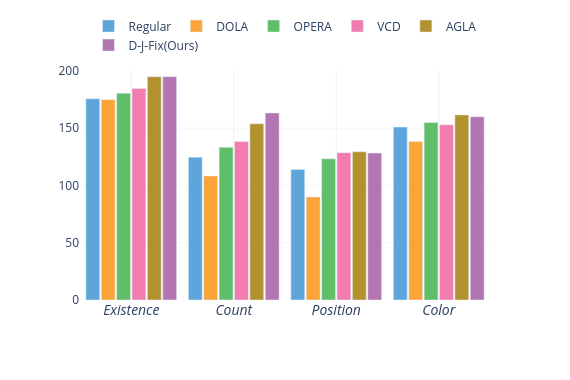

The notebook cell this image was saved under:
### Code cell
import plotly.express as px
import pandas as pd

# Data
data = {
    "Method": ["Regular", "DOLA", "OPERA", "VCD", "AGLA", "D-J-Fix(Ours)"],
    "Existence": [175.67, 175, 180.67, 184.66, 195, 195],
    "Count": [124.67, 108.33, 133.33, 138.33, 153.89, 163.34],
    "Position": [114, 90, 123.33, 128.67, 129.44, 128.34],
    "Color": [151, 138.33, 155, 153, 161.67, 160],
    # "Total": [565.34, 511.66, 592.33, 604.66, 640, 646.68]
}

df = pd.DataFrame(data)
df_long = df.melt(id_vars='Method', var_name='Category', value_name='Score')

# Professional color palette
custom_colors = {
    "Regular": "#5DA5DA",       # blue
    "DOLA": "#FAA43A",          # orange
    "OPERA": "#60BD68",         # green
    "VCD": "#F17CB0",           # pink
    "AGLA": "#B2912F",          # gold-brown
    "D-J-Fix(Ours)": "#B276B2"  # purple
}

# Create bar plot
fig = px.bar(
    df_long,
    x="Category",
    y="Score",
    color="Method",
    barmode="group",
    color_discrete_map=custom_colors,
    text_auto=False  # no numbers on bars
)

# Layout adjustments
fig.update_layout(
    width=570,
    height=380,
    bargap=0.1,        # ↓ reduced spacing between groups (default ~0.15)
    bargroupgap=0.1,   # ↓ reduced spacing within each group
    xaxis_title=None,
    yaxis_title=None,
    xaxis=dict(
        tickfont=dict(size=14, style='italic'),
        showgrid=True,
        gridcolor='rgba(200,200,200,0.3)',  # subtle vertical grid lines
        zeroline=False
    ),
    yaxis=dict(
        range=[0, 200],
        tickfont=dict(size=12),
        showgrid=True,
        gridcolor='rgba(230,230,230,0.4)',
        zeroline=False
    ),
    legend=dict(
        title=None,
        orientation='h',
        yanchor='bottom',
        y=1.05,
        xanchor='center',
        x=0.5,
        font=dict(size=12)
    ),
    plot_bgcolor='white'
)

fig.show()

### Figure 1 — Plotly figure (JSON) as saved in the notebook; plotly's stock layout.template omitted (floating-point values rounded to 4 significant figures)
{"data": [{"alignmentgroup": "True", "hovertemplate": "Method=Regular<br>Category=%{x}<br>Score=%{y}<extra></extra>", "legendgroup": "Regular", "marker": {"color": "#5DA5DA", "pattern": {"shape": ""}}, "name": "Regular", "offsetgroup": "Regular", "orientation": "v", "showlegend": true, "textposition": "auto", "type": "bar", "x": ["Existence", "Count", "Position", "Color"], "xaxis": "x", "y": [175.7, 124.7, 114.0, 151.0], "yaxis": "y"}, {"alignmentgroup": "True", "hovertemplate": "Method=DOLA<br>Category=%{x}<br>Score=%{y}<extra></extra>", "legendgroup": "DOLA", "marker": {"color": "#FAA43A", "pattern": {"shape": ""}}, "name": "DOLA", "offsetgroup": "DOLA", "orientation": "v", "showlegend": true, "textposition": "auto", "type": "bar", "x": ["Existence", "Count", "Position", "Color"], "xaxis": "x", "y": [175.0, 108.3, 90.0, 138.3], "yaxis": "y"}, {"alignmentgroup": "True", "hovertemplate": "Method=OPERA<br>Category=%{x}<br>Score=%{y}<extra></extra>", "legendgroup": "OPERA", "marker": {"color": "#60BD68", "pattern": {"shape": ""}}, "name": "OPERA", "offsetgroup": "OPERA", "orientation": "v", "showlegend": true, "textposition": "auto", "type": "bar", "x": ["Existence", "Count", "Position", "Color"], "xaxis": "x", "y": [180.7, 133.3, 123.3, 155.0], "yaxis": "y"}, {"alignmentgroup": "True", "hovertemplate": "Method=VCD<br>Category=%{x}<br>Score=%{y}<extra></extra>", "legendgroup": "VCD", "marker": {"color": "#F17CB0", "pattern": {"shape": ""}}, "name": "VCD", "offsetgroup": "VCD", "orientation": "v", "showlegend": true, "textposition": "auto", "type": "bar", "x": ["Existence", "Count", "Position", "Color"], "xaxis": "x", "y": [184.7, 138.3, 128.7, 153.0], "yaxis": "y"}, {"alignmentgroup": "True", "hovertemplate": "Method=AGLA<br>Category=%{x}<br>Score=%{y}<extra></extra>", "legendgroup": "AGLA", "marker": {"color": "#B2912F", "pattern": {"shape": ""}}, "name": "AGLA", "offsetgroup": "AGLA", "orientation": "v", "showlegend": true, "textposition": "auto", "type": "bar", "x": ["Existence", "Count", "Position", "Color"], "xaxis": "x", "y": [195.0, 153.9, 129.4, 161.7], "yaxis": "y"}, {"alignmentgroup": "True", "hovertemplate": "Method=D-J-Fix(Ours)<br>Category=%{x}<br>Score=%{y}<extra></extra>", "legendgroup": "D-J-Fix(Ours)", "marker": {"color": "#B276B2", "pattern": {"shape": ""}}, "name": "D-J-Fix(Ours)", "offsetgroup": "D-J-Fix(Ours)", "orientation": "v", "showlegend": true, "textposition": "auto", "type": "bar", "x": ["Existence", "Count", "Position", "Color"], "xaxis": "x", "y": [195.0, 163.3, 128.3, 160.0], "yaxis": "y"}], "layout": {"bargap": 0.1, "bargroupgap": 0.1, "barmode": "group", "height": 380, "legend": {"font": {"size": 12}, "orientation": "h", "title": {}, "tracegroupgap": 0, "x": 0.5, "xanchor": "center", "y": 1.05, "yanchor": "bottom"}, "margin": {"t": 60}, "plot_bgcolor": "white", "width": 570, "xaxis": {"anchor": "y", "domain": [0, 1], "gridcolor": "rgba(200,200,200,0.3)", "showgrid": true, "tickfont": {"size": 14, "style": "italic"}, "title": {}, "zeroline": false}, "yaxis": {"anchor": "x", "domain": [0, 1], "gridcolor": "rgba(230,230,230,0.4)", "range": [0, 200], "showgrid": true, "tickfont": {"size": 12}, "title": {}, "zeroline": false}}}
